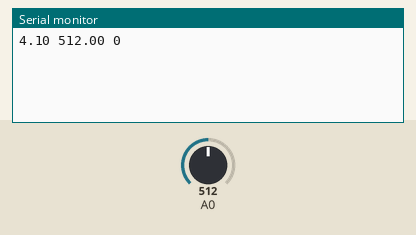
Recording of a sketch running on a simulated Arduino Uno, built with avr-gcc and run on an emulated ATmega328P. Parts: the last lines printed to the serial monitor. The test bench sets the inputs (shaded band); at power-on: A0 = 512.

Above: at 1.2 s.
1.3 s: A0 set to 716
At 1.7 s:
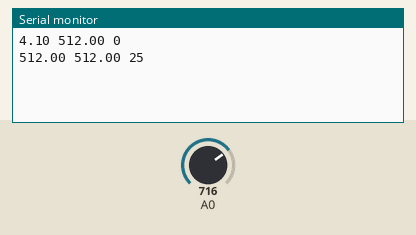
2.8 s: A0 set to 900
At 4.8 s:
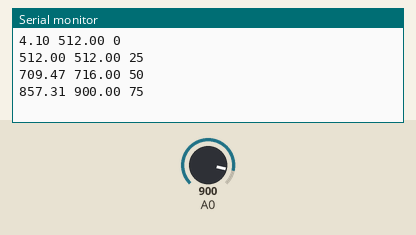
Timing chart, 0 to 6.3 s (numbered marks = the images above; inputs shaded):
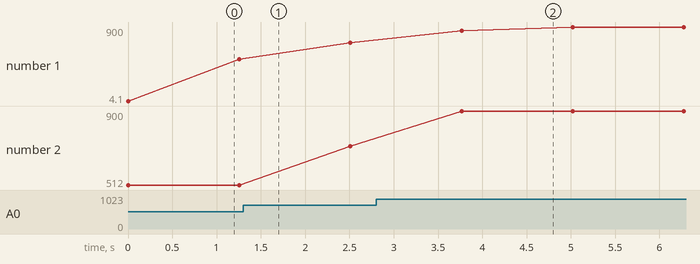

The sketch:

DataReadLeaky2.ino
```cpp
#define alpha 0.8

void setup() {
  Serial.begin(9600);
}

void loop() {
  static int counter = 0;
  int nSamps = 25;
  int newValue = analogRead(0);
  static double oldValue = 0;
  double smoothValue[nSamps];
  smoothValue[counter%nSamps] = alpha * oldValue + (1 - alpha) * newValue;
  oldValue = newValue;

  if(counter%nSamps==0){
    double average = 0;
    for(int i=0; i<nSamps; i++){
      average = average + smoothValue[i];
    }
    average = average / (double)nSamps;
    //oldValue = average;

    Serial.println(String(average) + " " + String(oldValue) + " " + String(counter));
  }

  //Serial.println(String(smoothValue[counter%nSamps]));
  counter++;
  delay(50);
}
```

Measured:
- after the input at 2.8 s, the serial monitor: prints a new line after 0.97 s (image 2)
- plotted number 1: 512 → 709.47 after the input at 1.3 s, 709.47 → 900 after the input at 2.8 s
- plotted number 2: 512 → 716 after the input at 1.3 s, 716 → 900 after the input at 2.8 s
